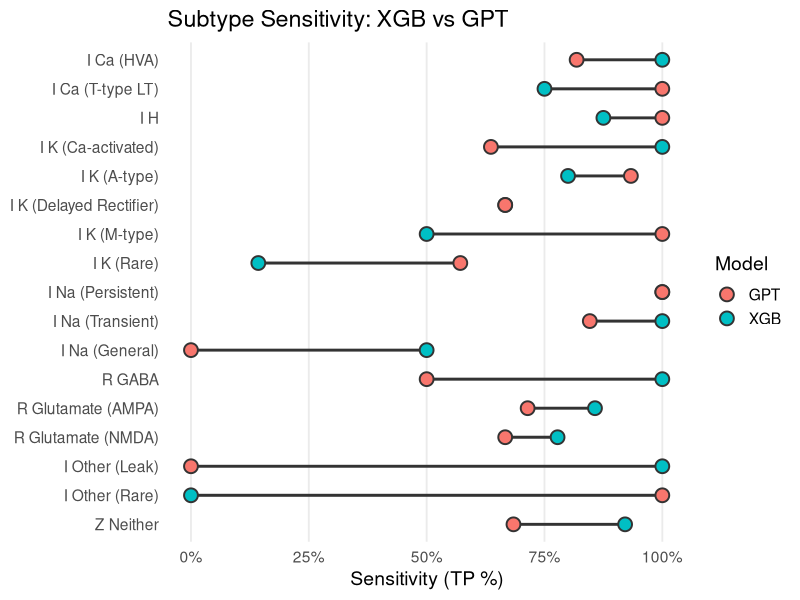

Source code (R): (Note: this script raises an error after producing the figure.)
library(tidyverse)

# Function to assign family
infer_family <- function(s) {
  s <- trimws(s)
  if (grepl("^I\\s*Other", s, ignore.case = TRUE)) {
    "Other"
  } else if (grepl("(^R\\b|Receptor)", s, ignore.case = TRUE)) {
    "Receptors"
  } else if (grepl("I\\s*H\\b|Ih\\b|HCN|H-?current", s, ignore.case = TRUE)) {
    "H-Current"
  } else if (grepl("\\bK\\b|Potassium", s, ignore.case = TRUE)) {
    "K"
  } else if (grepl("\\bNa\\b|Sodium", s, ignore.case = TRUE)) {
    "Na"
  } else if (grepl("\\bCa\\b|Calcium", s, ignore.case = TRUE)) {
    "Calcium"
  } else if (grepl("\\bNeither\\b", s, ignore.case = TRUE)) {
    "Neither"
  } else {
    "Other"
  }
}

# Read predictions
df <- read_csv("predictions_combined.csv", show_col_types = FALSE)

# --- Compute sensitivities and assign family ---
sens <- df %>%
  group_by(true_subtype) %>%
  summarise(
    sens_xgb = mean(xgb_subtype_match, na.rm = TRUE),
    sens_gpt = mean(gpt_subtype_match, na.rm = TRUE),
    .groups = "drop"
  ) %>%
  mutate(family = map_chr(true_subtype, infer_family))

# --- Sort by family, then XGB sensitivity ---
family_order <- c("Calcium", "H-Current", "K", "Na", "Receptors", "Other", "Neither")

sens <- sens %>%
  mutate(family = factor(family, levels = family_order)) %>%
  arrange(family, desc(sens_xgb)) %>%
  mutate(true_subtype = factor(true_subtype, levels = rev(unique(true_subtype))))

# --- Reshape for plotting ---
sens_long <- sens %>%
  pivot_longer(cols = starts_with("sens_"),
               names_to = "model", values_to = "sensitivity") %>%
  mutate(model = recode(model,
                        sens_xgb = "XGB",
                        sens_gpt = "GPT"))

# --- Plot ---
ggplot(sens_long, aes(x = sensitivity, y = true_subtype, group = true_subtype)) +
  geom_line(color = "#333333", linewidth = 1) +
  geom_point(aes(fill = model), shape = 21, size = 4, color = "#333333", stroke = 1) +
  scale_x_continuous(labels = scales::percent_format(accuracy = 1)) +
  labs(
    title = "Subtype Sensitivity: XGB vs GPT",
    x = "Sensitivity (TP %)",
    y = NULL,
    fill = "Model"
  ) +
  theme_minimal(base_size = 14) +
  theme(
    panel.grid.major.y = element_blank(),
    panel.grid.minor.x = element_blank()
  )




library(tidyverse)

# --- Read and prep data ---
df <- read_csv("predictions_combined.csv", show_col_types = FALSE)

# Family inference
infer_family <- function(s) {
  s <- trimws(s)
  if (grepl("^I\\s*Other", s, ignore.case = TRUE)) {
    "Other"
  } else if (grepl("(^R\\b|Receptor)", s, ignore.case = TRUE)) {
    "Receptors"
  } else if (grepl("I\\s*H\\b|Ih\\b|HCN|H-?current", s, ignore.case = TRUE)) {
    "H-Current"
  } else if (grepl("\\bK\\b|Potassium", s, ignore.case = TRUE)) {
    "K"
  } else if (grepl("\\bNa\\b|Sodium", s, ignore.case = TRUE)) {
    "Na"
  } else if (grepl("\\bCa\\b|Calcium", s, ignore.case = TRUE)) {
    "Calcium"
  } else if (grepl("\\bNeither\\b", s, ignore.case = TRUE)) {
    "Neither"
  } else {
    "Other"
  }
}

# Compute sensitivity & sort
sens <- df %>%
  group_by(true_subtype) %>%
  summarise(
    sens_xgb = mean(xgb_subtype_match, na.rm = TRUE),
    sens_gpt = mean(gpt_subtype_match, na.rm = TRUE),
    .groups = "drop"
  ) %>%
  mutate(family = map_chr(true_subtype, infer_family))

family_order <- c("Calcium", "H-Current", "K", "Na", "Receptors", "Other", "Neither")

sens <- sens %>%
  mutate(family = factor(family, levels = family_order)) %>%
  arrange(family, desc(sens_xgb)) %>%
  mutate(true_subtype = factor(true_subtype, levels = rev(unique(true_subtype))),
         change_sens = sens_gpt - sens_xgb)

# Plot arrows only
ggplot(sens, aes(x = sens_xgb, y = true_subtype)) +
  geom_path(
    aes(x = c(sens_xgb, sens_gpt), 
        y = true_subtype, 
        group = true_subtype,
        color = change_sens < 0),
    arrow = arrow(length = unit(0.3, "cm"), type = "closed"),
    linewidth = 1
  ) +
  scale_x_continuous(labels = scales::percent_format(accuracy = 1)) +
  scale_color_manual(values = c("TRUE" = "firebrick", "FALSE" = "steelblue")) +
  labs(
    title = "Subtype Sensitivity Change: XGB → GPT",
    x = "Sensitivity (TP %)",
    y = NULL
  ) +
  theme_minimal(base_size = 14) +
  theme(
    panel.grid.major.y = element_blank(),
    panel.grid.minor.x = element_blank(),
    legend.position = "none"
  )
